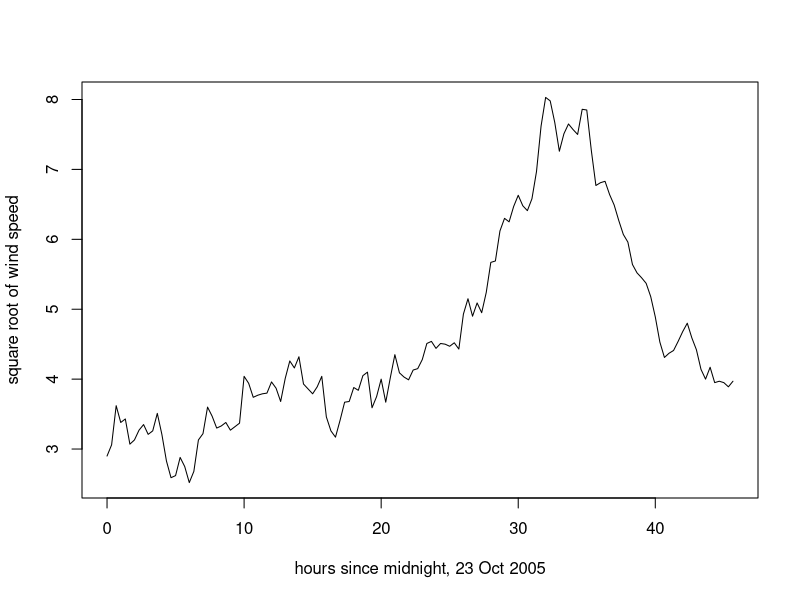
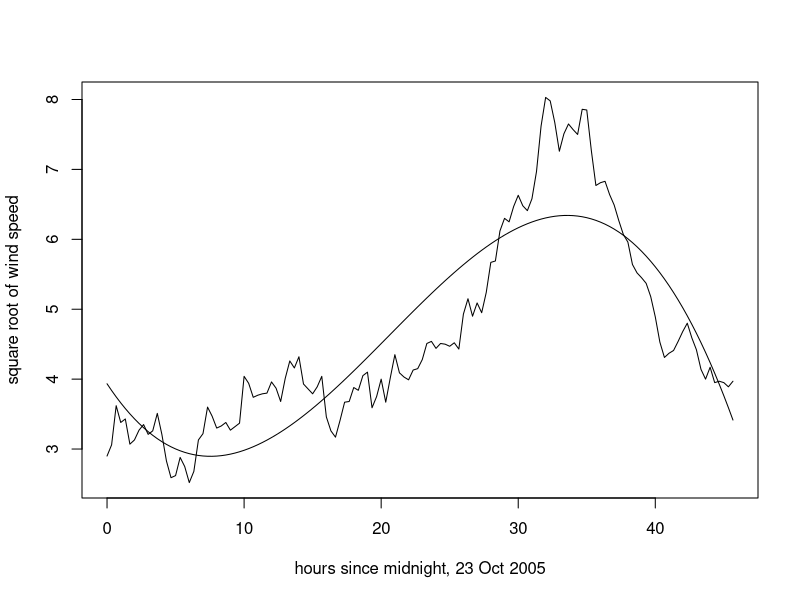
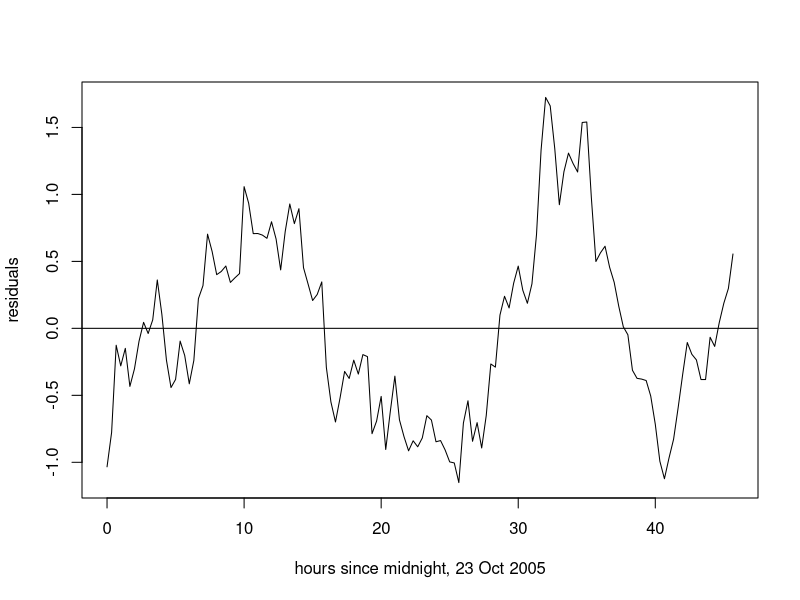
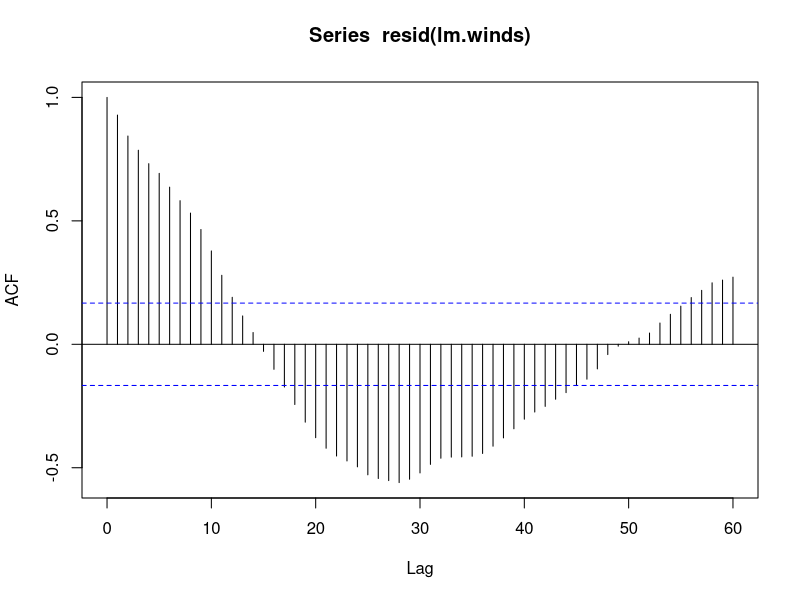
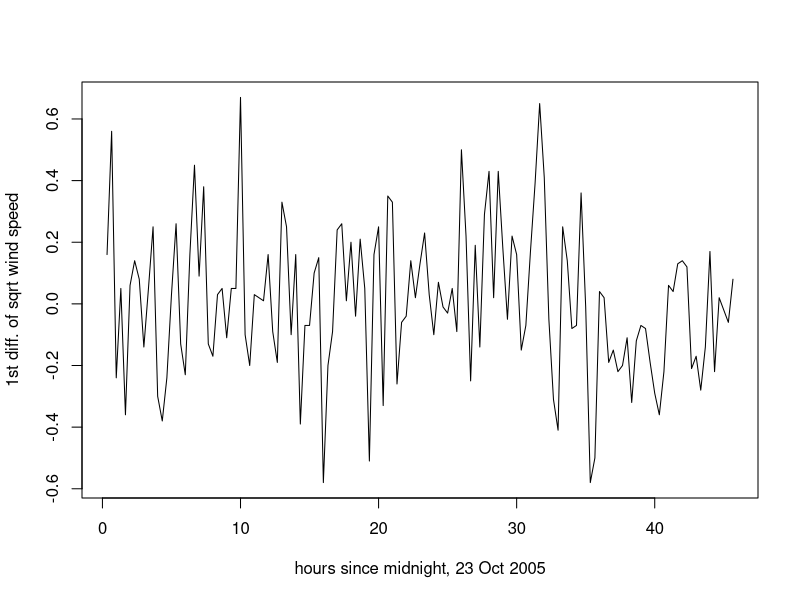
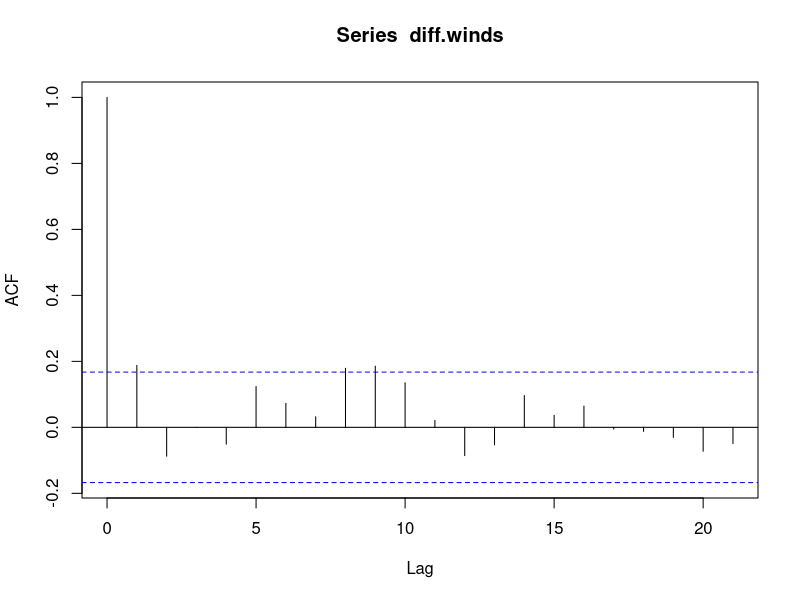
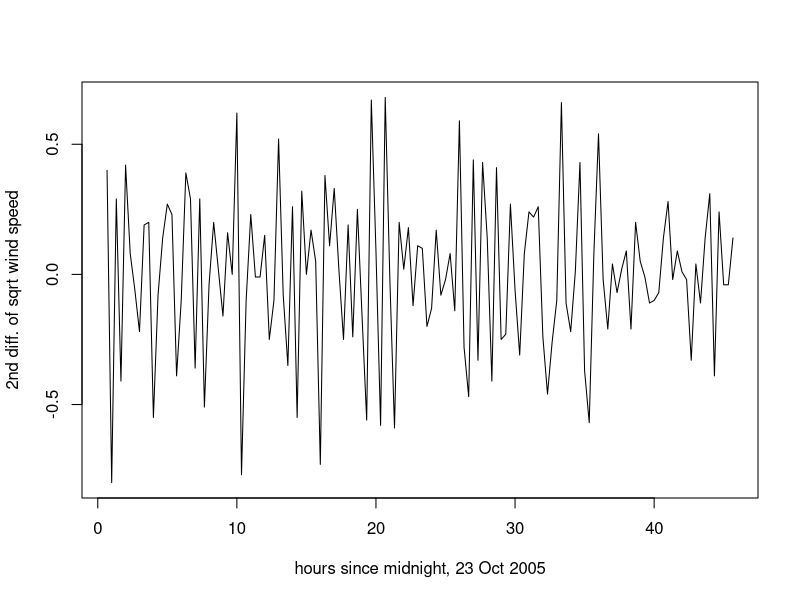
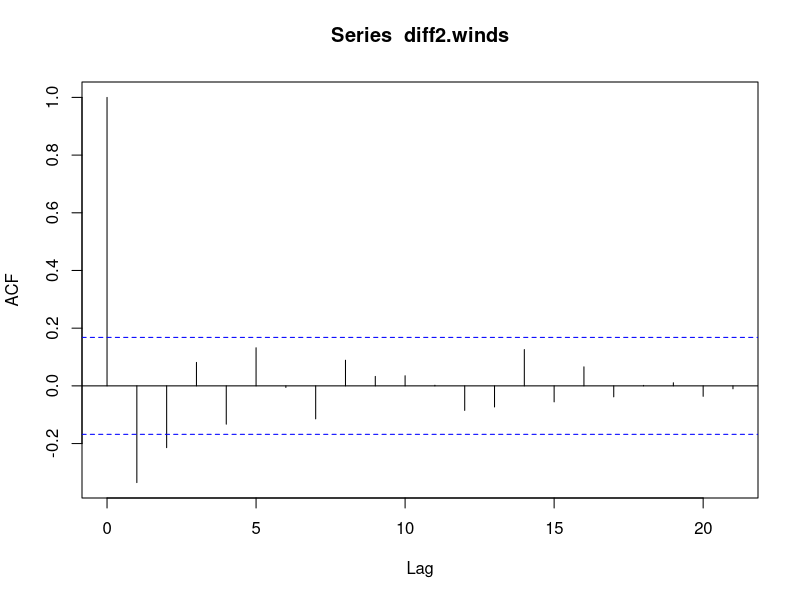

Generate these figures, in order, with R:
## ---- chunk 1
winds <- c(2.90, 3.06, 3.62, 3.38, 3.43, 3.07, 3.13, 3.27, 3.35, 3.21, 3.26,
           3.51, 3.21, 2.83, 2.59, 2.62, 2.88, 2.75, 2.52, 2.68, 3.13, 3.22,
           3.60, 3.47, 3.30, 3.33, 3.38, 3.27, 3.32, 3.37, 4.04, 3.94, 3.74,
           3.77, 3.79, 3.80, 3.96, 3.87, 3.68, 4.01, 4.26, 4.16, 4.32, 3.93,
           3.86, 3.79, 3.89, 4.04, 3.46, 3.26, 3.17, 3.41, 3.67, 3.68, 3.88,
           3.84, 4.05, 4.10, 3.59, 3.75, 4.00, 3.67, 4.02, 4.35, 4.09, 4.03,
           3.99, 4.13, 4.15, 4.28, 4.51, 4.54, 4.44, 4.51, 4.50, 4.47, 4.52,
           4.43, 4.93, 5.15, 4.90, 5.09, 4.95, 5.24, 5.67, 5.69, 6.12, 6.30,
           6.25, 6.47, 6.63, 6.48, 6.41, 6.58, 6.97, 7.62, 8.03, 7.98, 7.67,
           7.26, 7.51, 7.65, 7.57, 7.50, 7.86, 7.85, 7.27, 6.77, 6.81, 6.83,
           6.64, 6.49, 6.27, 6.07, 5.96, 5.64, 5.52, 5.45, 5.37, 5.18, 4.89,
           4.53, 4.31, 4.37, 4.41, 4.54, 4.68, 4.80, 4.59, 4.42, 4.14, 4.00,
           4.17, 3.95, 3.97, 3.95, 3.89, 3.97)
## ---- chunk 2
hours <- seq(from=0, by=1/3, length=length(winds))
## ---- chunk 3
plot(hours, winds, type="l",
     xlab="hours since midnight, 23 Oct 2005",
     ylab="square root of wind speed")
## ---- chunk 4
lm.winds <- lm(winds ~ hours + I(hours^2) + I(hours^3))
## ---- chunk 5
summary(lm.winds)
## ---- chunk 6
plot(hours, winds, type="l",
     xlab="hours since midnight, 23 Oct 2005",
     ylab="square root of wind speed")
lines(hours, fitted(lm.winds))
## ---- chunk 7
plot(hours, resid(lm.winds), type="l",
     xlab="hours since midnight, 23 Oct 2005",
     ylab="residuals")
abline(h=0)
## ---- chunk 8
acf(resid(lm.winds), lag.max=60)
## ---- chunk 9
diff.winds <- diff(winds)
## ---- chunk 10
plot(hours[-1], diff.winds, type="l",
     xlab="hours since midnight, 23 Oct 2005",
     ylab="1st diff. of sqrt wind speed")
## ---- chunk 11
acf(diff.winds)
## ---- chunk 12
diff2.winds <- diff(diff.winds)
## ---- chunk 13
plot(hours[-(1:2)], diff2.winds, type="l",
     xlab="hours since midnight, 23 Oct 2005",
     ylab="2nd diff. of sqrt wind speed")
## ---- chunk 14
acf(diff2.winds)
## ---- chunk 15
value.of.q <- 1
## ---- chunk 16
filter.len <- 2*value.of.q+1
## ---- chunk 17
MA.filter <- rep(1/filter.len, filter.len)
## ---- chunk 18
MA.winds <- filter(winds, MA.filter)
## ---- chunk 19
plot(MA.winds, type="l",
     xlab="hours since midnight, 23 Oct 2005",
     ylab="smoothed sqrt of wind speed")
## ---- chunk 20
value.of.q <- 2
## ---- chunk 21
filter.len <- 2*value.of.q+1
## ---- chunk 22
MA.filter <- rep(1/filter.len, filter.len)
## ---- chunk 23
MA.winds <- filter(winds, MA.filter)
## ---- chunk 24
plot(MA.winds, type="l",
     xlab="hours since midnight, 23 Oct 2005",
     ylab="smoothed sqrt of wind speed")
## ---- chunk 25
value.of.q <- 10
## ---- chunk 26
filter.len <- 2*value.of.q+1
## ---- chunk 27
MA.filter <- rep(1/filter.len, filter.len)
## ---- chunk 28
MA.winds <- filter(winds, MA.filter)
## ---- chunk 29
plot(MA.winds, type="l",
     xlab="hours since midnight, 23 Oct 2005",
     ylab="smoothed sqrt of wind speed")
## ---- chunk 30
value.of.q <- 50
## ---- chunk 31
filter.len <- 2*value.of.q+1
## ---- chunk 32
MA.filter <- rep(1/filter.len, filter.len)
## ---- chunk 33
MA.winds <- filter(winds, MA.filter)
## ---- chunk 34
plot(MA.winds, type="l",
     xlab="hours since midnight, 23 Oct 2005",
     ylab="smoothed sqrt of wind speed")
